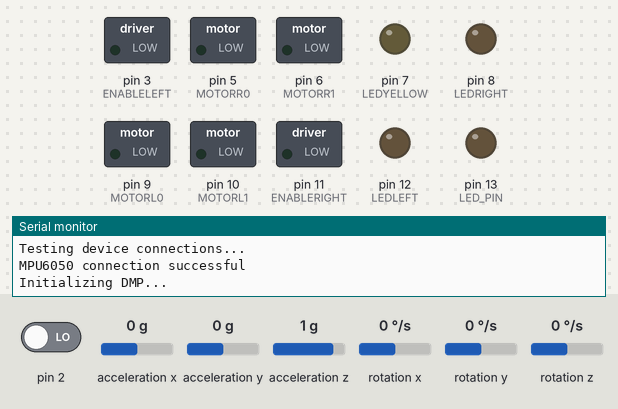
A sketch run on a simulated Arduino Uno, built with avr-gcc and run on an emulated ATmega328P. Shown: switched loads named in the sketch (green lamp = pin HIGH), output pins drawn as LEDs (lit = HIGH), the last lines printed to the serial monitor. The test bench sets the inputs (shaded band); at power-on: pin 2 LOW, acceleration x 0 g, acceleration y 0 g, acceleration z 1 g, rotation x 0 °/s, rotation y 0 °/s, rotation z 0 °/s. The sensor or clock chip raises its interrupt line as the real part does.

Above: at 0.1 s.
At 0.6 s:
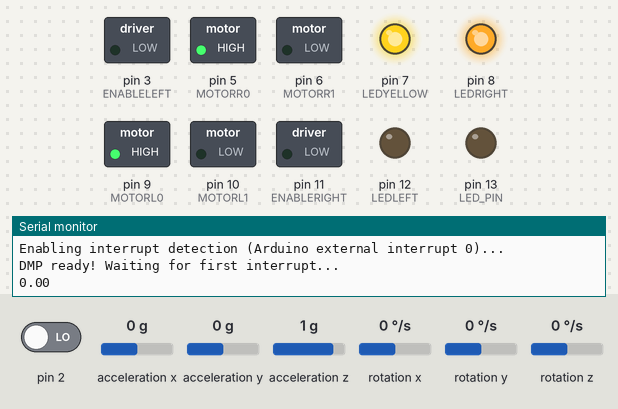
At 39.37 s:
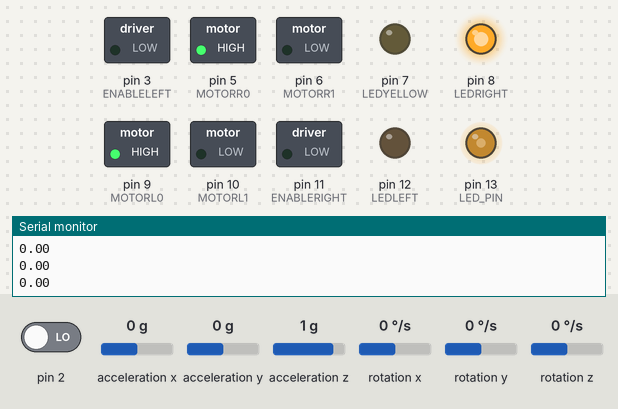
Timing chart, 0 to 40.5 s (numbered marks = the images above):
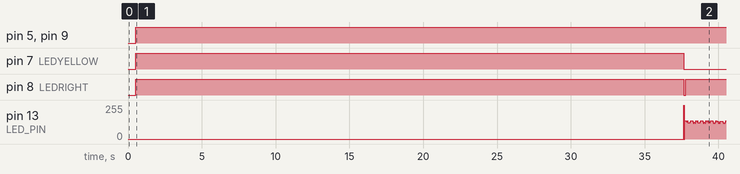

Measured:
- by itself, pin 5 (MOTORR0), pin 9 (MOTORL0): LOW → HIGH at 0.51 s
- by itself, pin 7 (LEDYELLOW): LOW → HIGH at 0.52 s, → LOW 37.1 s later
- by itself, pin 8 (LEDRIGHT): LOW → HIGH at 0.51 s, → LOW 37.1 s later, → HIGH 0.12 s later

The sketch:

balancing_robot_Ktu.ino
```cpp
#include <SoftwareSerial.h>

/////////////////////////////////////////////////////////
//// Balancing Robot for KTU Computer Engineering ///////
////          Tasarım Projesi         ///////////////////
////   HAKAN AYDIN -243939- 1.OGRETIM  //////////////////
////   GÖKAY YILMAZ -243947- 1.OGRETIM  //////////////////
/////////////////////////////////////////////////////////


#include "Wire.h"
#include "I2Cdev.h"
#include "MPU6050_6Axis_MotionApps20.h"
#include "Parametres.h"
SoftwareSerial mySerial(0, 1); //RX, TX
/*
// ================================================================
// ---------- Define Variables -------------
// ---------- define motor parameters  ------
// ================================================================
#define ENABLELEFT  3
#define ENABLERIGHT  11
#define MOTORR0  5
#define MOTORR1  6
#define MOTORL0  9
#define MOTORL1  10
#define LEDYELLOW 7 // Calibrations for mpu
#define LEDRIGHT 8
#define LEDLEFT 12
#define LED_PIN 13


// ================================================================
// ---------- Define motors attack, angle includes and deadzone ---
// ================================================================
#define Preamp 35
#define DeadZone 15
#define ModeAngle 50
int speedR=0;
int speedL=0;
int count=1; //  for mpu calibration
float calibrationValues[3];
*/
// ================================================================
//  ------Functions-------------------
// ================================================================
void LedLightingForward();
void LedLightingBackward();
void SetMotorSpeed(int speedR, int speedL);
void motor_forwardLeft();
void motor_forwardRight();
void motor_backLeft();
void motor_backRight();
void calibration();


// ================================================================
// ----------- Bluetooth command -----------
// ================================================================
char command='S';
boolean state;
byte ComStep=0;


/*
// ================================================================
// ----------- Define PID Controller Variables ---------
// ================================================================
float Kp=4.5;//4.5 bu degerler harikadır..
float Kd=0.5;
float Ki=5.5;//5.5 // bu degerler harikadır..
float error=0;
float Aangle=0;
float Lastangle=0;
float LLastangle=0;
float target=0; //target
float Pid =0;*/


// ================================================================
// ---------- Define MPU 6050 Variables ---------
// ================================================================
MPU6050 mpu;
bool blinkState = false;
// MPU control/status vars
bool dmpReady = false; // set true if DMP init was successful
uint8_t mpuIntStatus; // holds actual interrupt status byte from MPU
uint8_t devStatus; // return status after each device operation (0 = success, !0 = error)
uint16_t packetSize; // expected DMP packet size (default is 42 bytes)
uint16_t fifoCount; // count of all bytes currently in FIFO
uint8_t fifoBuffer[64]; // FIFO storage buffer // orientation/motion vars
Quaternion q; // [w, x, y, z] quaternion container
VectorInt16 aa; // [x, y, z] accel sensor measurements
VectorInt16 aaReal; // [x, y, z] gravity-free accel sensor measurements
VectorInt16 aaWorld; // [x, y, z] world-frame accel sensor measurements
VectorFloat gravity; // [x, y, z] gravity vector
VectorInt16 aaOffset; // [x, y, z] accel sensor measurements offset
float euler[3]; // [psi, theta, phi] Euler angle container
float ypr[3]; // [yaw, pitch, roll] yaw/pitch/roll container and gravity vector
float yprOffset[] = {0, 0, 0}; // [yaw, pitch, roll] offset yaw/pitch/roll container and gravity vector


// ================================================================
// --------- INTERRUPT DETECTION ROUTINE ----------
// ================================================================
volatile bool mpuInterrupt = false; // indicates whether MPU interrupt pin has gone high
void dmpDataReady() {
mpuInterrupt = true;
}


// ================================================================
// ----------- INITIAL SETUP ----------
// ================================================================
void setup() {
Wire.begin();  // join I2C bus (I2Cdev library doesn't do this automatically)
Serial.begin(115200);  // initialize serial communication
Serial.println(F("Initializing I2C devices..."));
mpu.initialize(); // initialize mpu6050
Serial.println(F("Testing device connections...")); // verify connection
Serial.println(mpu.testConnection() ? F("MPU6050 connection successful") : F("MPU6050 connection failed"));
Serial.println(F("Initializing DMP...")); // load and configure the DMP
devStatus = mpu.dmpInitialize();
if (devStatus == 0) {  // make sure it worked (returns 0 if so)
Serial.println(F("Enabling DMP..."));  // turn on the DMP, now that it's ready
mpu.setDMPEnabled(true);
// enable Arduino interrupt detection
Serial.println(F("Enabling interrupt detection (Arduino external interrupt 0)..."));
attachInterrupt(0, dmpDataReady, RISING);
mpuIntStatus = mpu.getIntStatus();
// set our DMP Ready flag so the main loop() function knows it's okay to use it
Serial.println(F("DMP ready! Waiting for first interrupt..."));
dmpReady = true;
// get expected DMP packet size for later comparison
packetSize = mpu.dmpGetFIFOPacketSize();
} else {
// ERROR!
// 1 = initial memory load failed
// 2 = DMP configuration updates failed
// (if it's going to break, usually the code will be 1)
Serial.print(F("DMP Initialization failed (code "));
Serial.print(devStatus);
Serial.println(F(")"));
}
// configure LED for output
pinMode(LED_PIN, OUTPUT);
pinMode(LEDYELLOW, OUTPUT);
pinMode(LEDRIGHT, OUTPUT);
pinMode(LEDLEFT, OUTPUT);

////////////////////////////////////////
// initialize motor pins///
pinMode(MOTORL0, OUTPUT);
pinMode(MOTORL1, OUTPUT);
pinMode(MOTORR0, OUTPUT);
pinMode(MOTORR1, OUTPUT);
pinMode(ENABLELEFT, OUTPUT);
pinMode(ENABLERIGHT, OUTPUT);
}

// ================================================================
// ---------- MAIN PROGRAM LOOP ----------
// ================================================================
void loop() {
// if MPU 6050 initialization failed exit.
if (!dmpReady) return;
// check if MPU 6050 ready
if (!mpuInterrupt && fifoCount < packetSize) {

 if (mySerial.available() > 0) {
// read the incoming byte:
command = mySerial.read();
switch (command) {

 case 'P':
 Kp=Kp+0.01;
 break;

 case 'p':
 Kp=Kp-0.01;
 break;

 case 'I':
 Ki=Ki+0.01;
 break;

 case 'i':
 Ki=Ki-0.01;
 break;

 case 'D':
 Kd=Kd+0.03;
 break;

 case 'd':
 Kd=Kd-0.03;
 break;

 case 'R':
 Kp=4.5;
 Kd=0.5;
 Ki=5.5;
 break;

 case 'F'://HİZLAN
hizlanR=hizlanR+2;
hizlanL=hizlanL+2;
 break;

 case 'S':
hizlanR=hizlanR-2;
hizlanL=hizlanL-2;
 break;

  case 'U':
target=AngleUp*0.05;
 AngleUp++;
 break;

  case 'W':
target=AngleDown*0.05;
AngleDown--;
 break;

  case 'r':
target=0;
 break;

default:
;
} // end of switch
} // end of if
// ================================================================
// ---------- Control Part ----------
// ================================================================
LLastangle=Lastangle;
Lastangle=Aangle;
Aangle=ypr[1]*180/M_PI;
Serial.println(Aangle);
// error is the Desired angle - actual angle
error=target-Aangle;
// PID controller at 50 HZ
Pid=Pid-Kp*(Aangle-Lastangle)+Ki/50*error-Kd*50*(Aangle-2*Lastangle+LLastangle);
// constrain the Control low command to a valid range
Pid=constrain(Pid, -255, 255);
// before updating the motors commad chek the angle of the robot if it is in the desire range:
if (abs(Aangle)<ModeAngle) {
speedR= (int) Pid +hizlanR;
speedL= (int) Pid +hizlanL;
SetMotorSpeed(speedR, speedL);
} else{

Pid=0;
speedR= 0;
speedL= 0;
SetMotorSpeed(speedR, speedL);
}
// end main code
}

// reset interrupt flag and get INT_STATUS byte
mpuInterrupt = false;
mpuIntStatus = mpu.getIntStatus();
// get current FIFO count
fifoCount = mpu.getFIFOCount();
// check for overflow (this should never happen unless our code is too inefficient)
if ((mpuIntStatus & 0x10) || fifoCount == 1024) {
// reset so we can continue cleanly
mpu.resetFIFO();
//Serial.println(F("FIFO overflow!"));
// otherwise, check for DMP data ready interrupt (this should happen frequently)
} else if (mpuIntStatus & 0x02) {
// wait for correct available data length, should be a VERY short wait
while (fifoCount < packetSize) fifoCount = mpu.getFIFOCount();
// read a packet from FIFO
mpu.getFIFOBytes(fifoBuffer, packetSize);
// track FIFO count here in case there is > 1 packet available
// (this lets us immediately read more without waiting for an interrupt)
fifoCount -= packetSize;
// Get Yaw Pitch Roll
mpu.dmpGetQuaternion(&q, fifoBuffer);
mpu.dmpGetGravity(&gravity, &q);
mpu.dmpGetYawPitchRoll(ypr, &q, &gravity);
if(count==1)
calibration();
// Set offset
ypr[0] -= calibrationValues[0];
ypr[1] -=calibrationValues[1];
ypr[2] -=calibrationValues[2];
// blink LED to indicate activity
blinkState = !blinkState;
digitalWrite(LED_PIN, blinkState);
count++;
}
// end main code
}

// ================================================================
// ---------- SetMotor Function ----------
// ================================================================
void SetMotorSpeed(int speedR, int speedL) {
if (speedR>0) {
// set forward
  motor_forwardRight();
  LedLightingForward();
}
else{
// set reverse
   motor_backRight();
  LedLightingBackward();
// change baluse to positive
  speedR=-speedR;
}
if (speedL>0) {
// set forward
  motor_forwardLeft();
  LedLightingForward();
}
else {
// set reverse
  motor_backLeft();
  LedLightingBackward();
// change valuse to positive
  speedL=-speedL;
}
if (speedR<DeadZone){
  speedR=0;
}
else{
  speedR=speedR+Preamp;
}
if (speedL<DeadZone){
  speedL=0;
}
else{
  speedL=speedL+Preamp;
}

  speedR=constrain(speedR, 0, 255);
  speedL=constrain(speedL, 0, 255);
  analogWrite(ENABLERIGHT, speedR);
  analogWrite(ENABLELEFT, speedL);

}
void LedLightingForward(){
  digitalWrite(LEDRIGHT, LOW);
  digitalWrite(LEDLEFT, HIGH);
}
void LedLightingBackward(){
  digitalWrite(LEDRIGHT, HIGH);
  digitalWrite(LEDLEFT, LOW);
}
void motor_forwardLeft(){
digitalWrite(MOTORL0,LOW);
digitalWrite(MOTORL1,HIGH);
}

void motor_backLeft(){
digitalWrite(MOTORL0,HIGH);
digitalWrite(MOTORL1,LOW);
}
void motor_forwardRight(){
digitalWrite(MOTORR0,LOW);
digitalWrite(MOTORR1,HIGH);
}
void motor_backRight(){
digitalWrite(MOTORR0,HIGH);
digitalWrite(MOTORR1,LOW);
}
void calibration(){
digitalWrite(LEDYELLOW, HIGH);

  int  i;

  for (i = 0; i < 5; i++){
    mpu.dmpGetQuaternion(&q, fifoBuffer);
    mpu.dmpGetGravity(&gravity, &q);
    mpu.dmpGetYawPitchRoll(ypr, &q, &gravity);
    if ((mpuIntStatus & 0x10) || fifoCount == 1024) {
    mpu.resetFIFO();
    }
  }

  calibrationValues[0] = ypr[0];
  calibrationValues[1] = ypr[1];
  calibrationValues[2] = ypr[2];


  for (i = 0; i < 10000; i++){
    mpu.dmpGetQuaternion(&q, fifoBuffer);
    mpu.dmpGetGravity(&gravity, &q);
    mpu.dmpGetYawPitchRoll(ypr, &q, &gravity);
    if ((mpuIntStatus & 0x10) || fifoCount == 1024) {
    mpu.resetFIFO();
    }

    calibrationValues[0] = (calibrationValues[0] + ypr[0]) / 2;
    calibrationValues[1] = (calibrationValues[1] + ypr[1]) / 2;
    calibrationValues[2] = (calibrationValues[2] + ypr[2]) / 2;


  }

  digitalWrite(LEDRIGHT, LOW);
  digitalWrite(LEDLEFT, LOW);
  digitalWrite(LEDYELLOW, LOW);


}
```

Parametres.h
```cpp
#ifndef _Parametres_h_
#define _Parametres_h_
#define ENABLELEFT  3
#define ENABLERIGHT  11
#define MOTORR0  5
#define MOTORR1  6
#define MOTORL0  9
#define MOTORL1  10
#define LEDYELLOW 7 // Calibrations for mpu
#define LEDRIGHT 8
#define LEDLEFT 12
#define LED_PIN 13

#define Preamp 35
#define DeadZone 15
#define ModeAngle 50

int speedR=0;
int speedL=0;
int count=1; //  for mpu calibration
float calibrationValues[3];

float Kp=4.5;
float Kd=0.5;
float Ki=5.5;
float error=0;
float Aangle=0;
float Lastangle=0;
float LLastangle=0;
float target=0; //target
float Pid =0;
int hizlanR=0;
int hizlanL=0;
int AngleUp=1;
int SngleDown=1;
int AngleDown=1;
#endif
```
